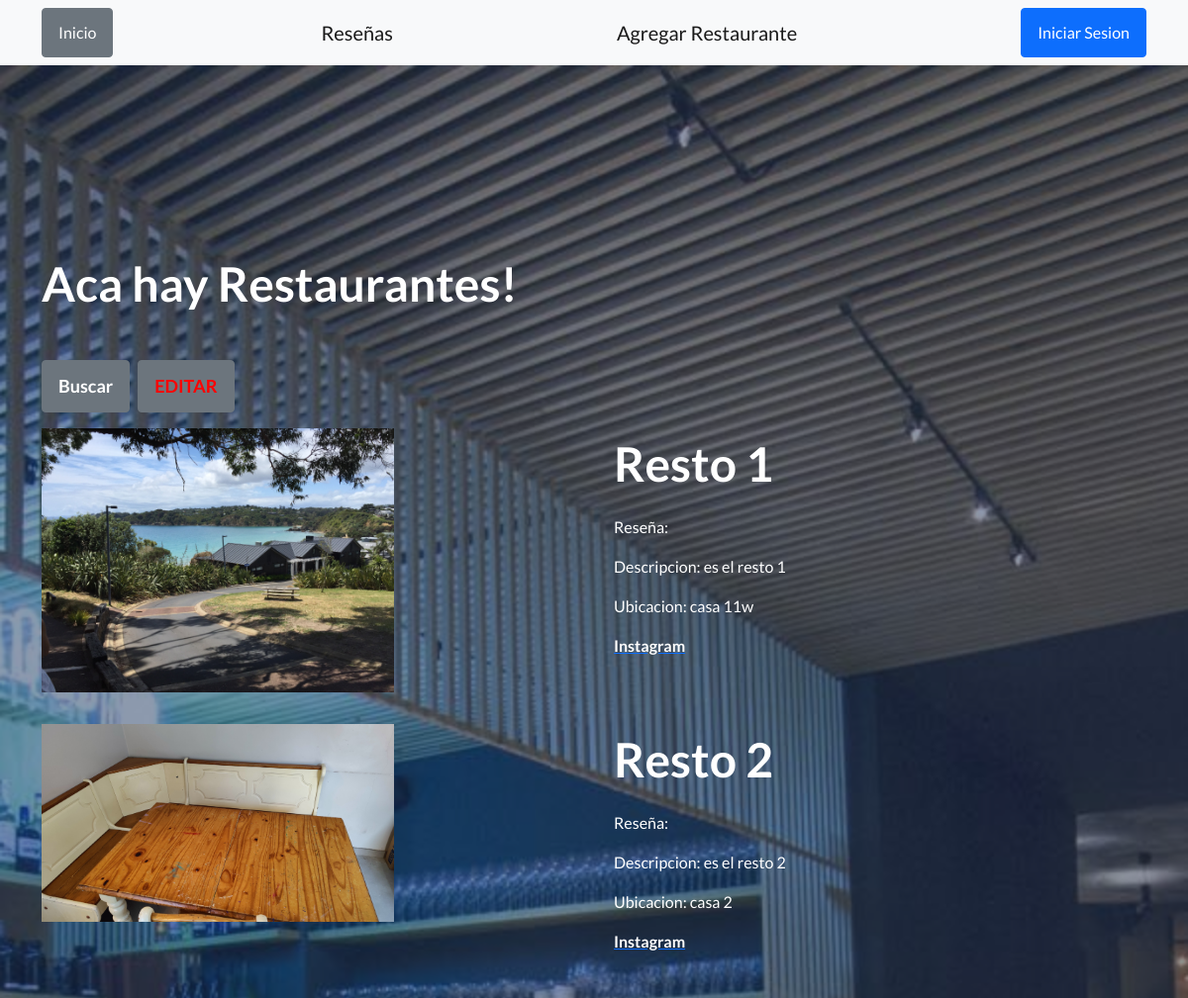
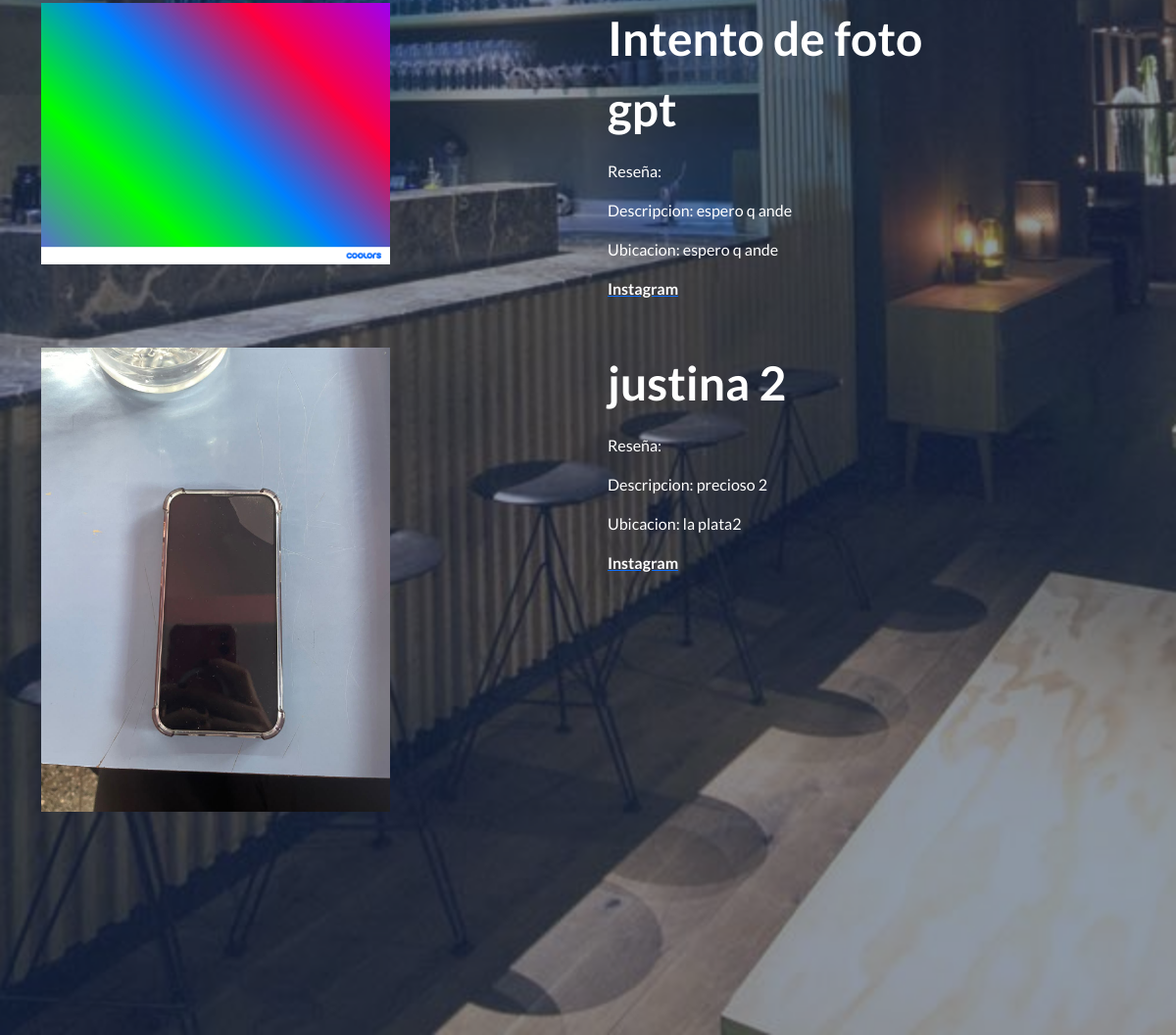
The app's page /AppResto/restaurantes/ with its own data (2 pictures, top to bottom).
### AppResto/models.py (models this page shows, shortened)
class Restaurante(models.Model):
    nombre = models.CharField(max_length=99)
    calificacion = models.FloatField() #quiero que sea el promedio de las reseñas hechas
    descripcion = models.CharField(max_length=250)
    ubicacion=models.CharField(max_length=99)
    instagram = models.URLField()
    foto = models.ImageField(upload_to='AppResto/img/')

### AppResto/views.py (the view)
# urls.py: path('restaurantes/',views.Restaurantes,name="Restos"),
def Restaurantes(request):
    restaurantes=Restaurante.objects.all()
    return render(request,"AppResto/restaurantes.html",{"restaurantes":restaurantes})

### AppResto/templates/AppResto/restaurantes.html (shortened to what this page needs)
{% extends 'AppResto/herencia.html' %}
                {% block botones %}
                <a class="btn btn-secondary" href="{% url 'inicio' %}">Inicio</a>
                <a class="navbar-brand" href="{% url 'reseñas' %}">Reseñas</a>
                <a class="navbar-brand" href="{% url 'crear_restaurante' %}">Agregar Restaurante</a>
                {% endblock %}
        {% block buscaryeditar %}
        <h1 class="mb-5">Aca hay Restaurantes!</h1>
        <div class="d-flex align-items-center">
            <a class="btn btn-secondary" href="{% url 'buscar_restaurante' %}">
                <strong><font size="4">Buscar</font></strong>
            </a>
            <a class="btn btn-secondary ms-2" href="{% url 'select_restaurante' %}">
                <strong><font size="4" color="red">EDITAR</font></strong>
            </a>
        </div>
     {% endblock %}
                {% block muestra %}
                <div class="row restaurant-item">
                    {% for x in restaurantes %}
                    <div class="col-md-4 col-centered my-3">
                        <img src="{{ x.foto.url }}" alt="{{ x.nombre }}" class="img-fluid restaurant-image my-restaurant-image">
                    </div>
                        <div class="col-md-8 col-centered my-3 text-white restaurant-text">
                            <div class="container position-relative">
                                <div class="row justify-content-center">
                                    <div class="col-xl-6">
                                        <p><strong><font size="7">{{ x.nombre }}</font></strong></p>
                                        <p>Reseña: {{ x.reseñas }}</p>
                                        <p>Descripcion: {{ x.descripcion }}</p>
                                        <p>Ubicacion: {{ x.ubicacion }}</p>
                                        <p><a href="{{ x.instagram }}"><font color="white"><strong> Instagram</strong></font></a></p>
                                    </div>
                                </div>
                            </div>
                        </div>
                    {% endfor %}
                </div>
    {% endblock %}

### AppResto/templates/AppResto/herencia.html (shortened to what this page needs)
<!DOCTYPE html>
<html lang="en">
    {% load static %}
    <head>
        <link href="https://cdn.jsdelivr.net/npm/bootstrap-icons@1.5.0/font/bootstrap-icons.css" rel="stylesheet" type="text/css" />
        <link href="{% static 'AppResto/css/styles.css' %}"rel="stylesheet" />
    </head>
    <body>
        <nav class="navbar navbar-light bg-light static-top">
            <div class="container">
                {% block botones %}
                {% endblock %}
                {% if request.path == '/AppResto/user/' %}
                <a class="btn btn-outline-danger "href="{% url 'user' %}">Logout</a>
                {% elif user.is_authenticated %}
                <a class="btn btn-outline-success" href="{% url 'user' %}"> {{ request.user.username }}</a>
{% else %}
    <a class="btn btn-primary" href="{% url 'iniciar_sesion' %}">Iniciar Sesion</a>
{% endif %}
                </div>
        </nav>
        <header class="masthead">
            <div class="text-white">
                <div class="container position-relative">
        {% block buscaryeditar %}
        {% endblock %}
                    {% block muestra %}
         {% endblock %}
</div>
</header>
        </html>

### records on screen
Restaurante: foto (picture), nombre "Resto 1", descripcion "es el resto 1", ubicacion "casa 11w"
Restaurante: foto (picture), nombre "Resto 2", descripcion "es el resto 2", ubicacion "casa 2"
Restaurante: foto (picture), nombre "Intento de foto gpt", descripcion "espero q ande", ubicacion "espero q ande"
Restaurante: foto (picture), nombre "justina 2", descripcion "precioso 2", ubicacion "la plata2"
